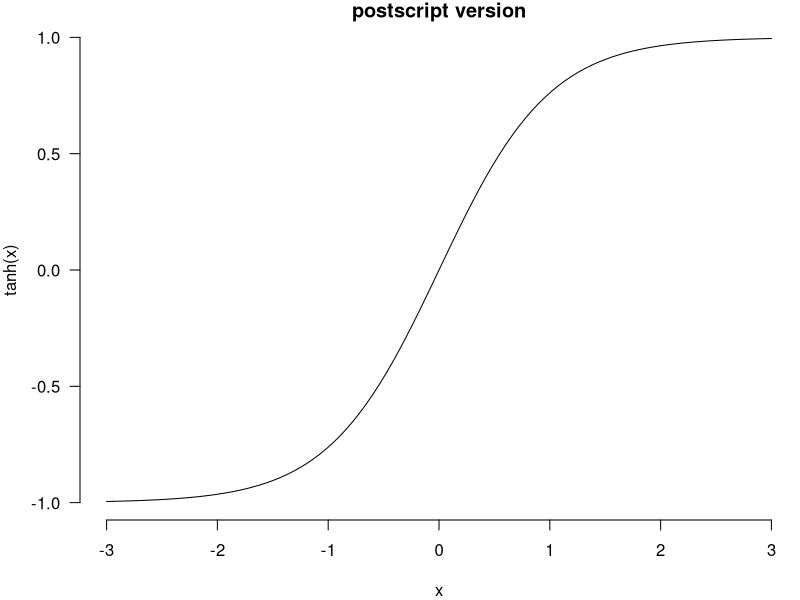
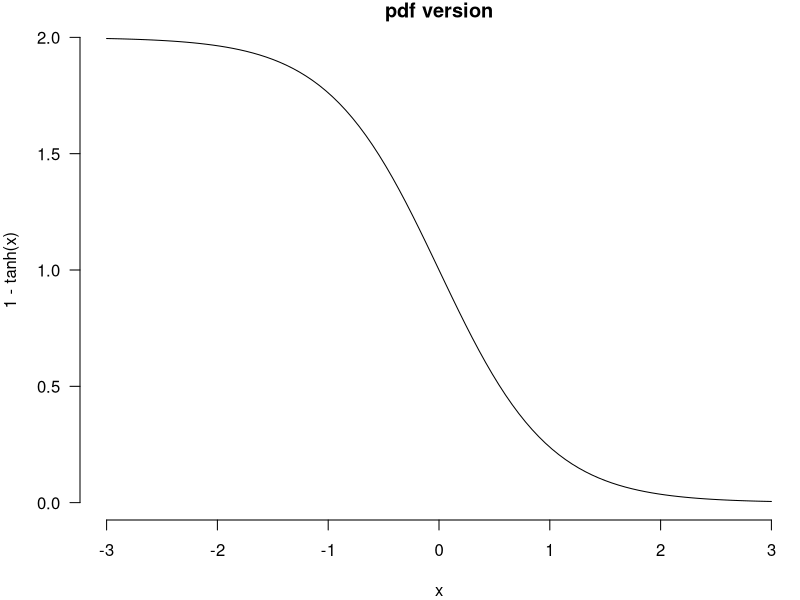

These figures' R source, in order:
## Script to make a simple Postscript and PDF figure.


postscript(width=5, height=5, file='sigmoid.ps',
           onefile=FALSE, horizontal=FALSE)
par(mar=c(4,4,1,.1), las=1, bty='n')
curve(tanh(x), xlim=c(-3,3), main='postscript version')
dev.off()

pdf(width=4, height=4, file='sigmoid.pdf')
par(mar=c(4,4,1,.1), las=1, bty='n')
curve(1-tanh(x), xlim=c(-3,3), main='pdf version')
dev.off()
